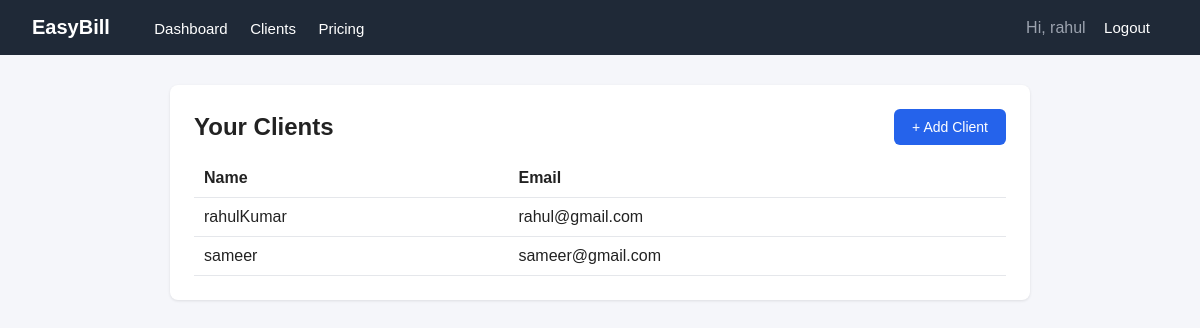
Page /clients/ (signed in) on the committed database.
### invoices/models.py (models this page shows, shortened)
class Client(models.Model):
    owner = models.ForeignKey(User, on_delete=models.CASCADE)
    name = models.CharField(max_length=200)
    email = models.EmailField()
    created_at = models.DateTimeField(auto_now_add=True)

### invoices/views.py (the view)
# urls.py: path('clients/', views.client_list_page, name='client_list'),
@login_required
def client_list_page(request):
    clients = Client.objects.filter(owner=request.user).order_by('name')
    return render(request, 'invoices/client_list.html', {'clients': clients})

### invoices/templates/invoices/client_list.html (shortened to what this page needs)
{% extends 'invoices/base.html' %}
{% block content %}
<div class="card">
    <div style="display:flex; justify-content:space-between; align-items:center; margin-bottom:14px;">
        <h2 style="margin:0;">Your Clients</h2>
        <a href="{% url 'add_client' %}" class="btn">+ Add Client</a>
    </div>
    {% if clients %}
    <table>
        <tr><th>Name</th><th>Email</th></tr>
        {% for client in clients %}
        <tr>
            <td>{{ client.name }}</td>
            <td>{{ client.email }}</td>
        </tr>
        {% endfor %}
    </table>
    {% else %}
        <p style="color:#777;">No clients yet. Add one to start sending invoices.</p>
    {% endif %}
</div>
{% endblock %}

### invoices/templates/invoices/base.html (shortened to what this page needs)
<!DOCTYPE html>
<html lang="en">
<head>
</head>
<body>
<nav>
    <div>
        <a href="{% url 'home' %}" class="brand">EasyBill</a>
        {% if user.is_authenticated %}
            <a href="{% url 'dashboard' %}">Dashboard</a>
            <a href="{% url 'client_list' %}">Clients</a>
            <a href="{% url 'pricing' %}">Pricing</a>
        {% else %}
            <a href="{% url 'pricing' %}">Pricing</a>
        {% endif %}
    </div>
    <div>
        {% if user.is_authenticated %}
            <span style="color:#9ca3af; margin-right:14px;">Hi, {{ user.username }}</span>
            <a href="{% url 'logout' %}">Logout</a>
        {% else %}
            <a href="{% url 'login' %}">Login</a>
            <a href="{% url 'signup' %}">Sign Up</a>
        {% endif %}
    </div>
</nav>
<div class="container">
    {% block content %}
    {% endblock %}
</div>
</body>
</html>

### invoices/templates/invoices/base.html (style rules this page uses)
* { box-sizing: border-box; }
body { font-family: Arial, Helvetica, sans-serif; margin: 0; background: #f5f6fa; color: #222; }
nav { background: #1f2937; padding: 16px 32px; display: flex; justify-content: space-between; align-items: center; }
nav a { color: #fff; text-decoration: none; margin-right: 18px; font-size: 15px; }
nav a.brand { font-weight: bold; font-size: 20px; margin-right: 40px; }
.container { max-width: 900px; margin: 30px auto; padding: 0 20px; }
.card { background: #fff; border-radius: 8px; padding: 24px; box-shadow: 0 1px 3px rgba(0,0,0,0.1); margin-bottom: 20px; }
.btn { display: inline-block; background: #2563eb; color: #fff; padding: 10px 18px; border-radius: 6px; text-decoration: none; border: none; font-size: 14px; cursor: pointer; }
table { width: 100%; border-collapse: collapse; }
th, td { text-align: left; padding: 10px; border-bottom: 1px solid #e5e7eb; }

### rows in the picture
Client: name "rahulKumar", email "rahul@gmail.com"
Client: name "sameer", email "sameer@gmail.com"

### other values in the picture
{{ user.username }} "rahul"
